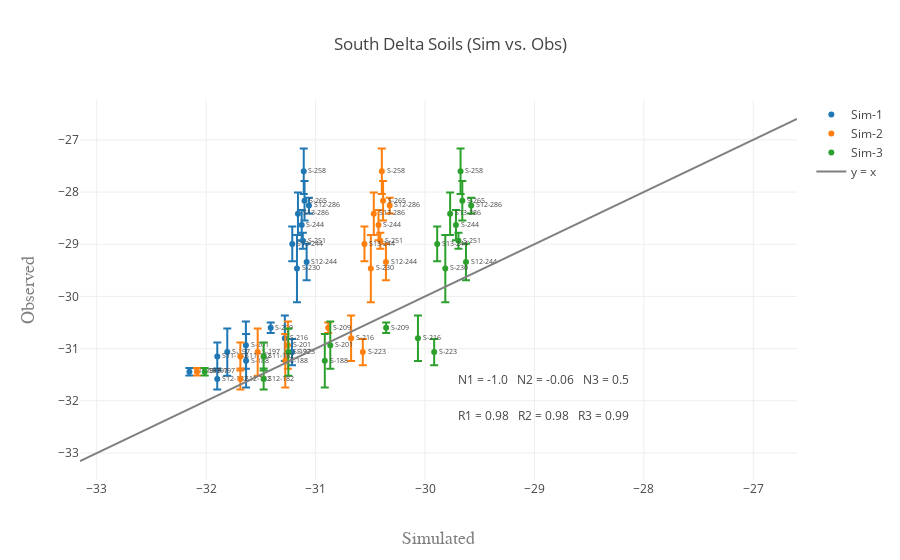

The notebook cell saved with this chart:
### Code cell
data = []
df = delta_dat.loc[delta_dat['Transect'] == 'S']
for folder in range(1, folders + 1):
    df1 = df.loc[df['IDsim'] == ('Sim-' + str(folder))]
    trace = get_scatter(df1, test_var, sd, name=('Sim-' + str(folder)))
    data.append(trace)
    
data.append(get_xy_line(df, test_var, delta=True))

fig = go.Figure(data=data, layout=get_layout(df, test_var, folders, title='South Delta Soils (Sim vs. Obs)', delta=True))
iplot(fig)

### Figure 1 — Plotly figure (JSON) as saved in the notebook; plotly's stock layout.template omitted (floating-point values rounded to 4 significant figures)
{"data": [{"error_y": {"array": [0.2702, 0.2017, 0.35, 0.1513, 0.07071, 0.3338, 0.4073, 0.5132, 0.4509, 0.4509, 0.1, 0.4359, 0.2517, 0.6429, 0.2887, 0.1528, 0.4359, 0.3786], "symmetric": true, "type": "data"}, "mode": "markers+text", "name": "Sim-1", "text": ["S11-182", "S12-182", "S12-244", "S12-286", "S13-197", "S13-244", "S13-286", "S-188", "S-197", "S-201", "S-209", "S-216", "S-223", "S-230", "S-244", "S-251", "S-258", "S-265"], "textfont": {"size": 7}, "textposition": "right", "type": "scatter", "x": [-31.9, -31.9, -31.08, -31.06, -32.15, -31.21, -31.16, -31.64, -31.81, -31.64, -31.41, -31.28, -31.22, -31.17, -31.13, -31.12, -31.11, -31.1], "y": [-31.15, -31.58, -29.34, -28.26, -31.44, -28.99, -28.41, -31.23, -31.07, -30.93, -30.6, -30.8, -31.07, -29.47, -28.63, -28.93, -27.6, -28.17]}, {"error_y": {"array": [0.2702, 0.2017, 0.35, 0.1513, 0.07071, 0.3338, 0.4073, 0.5132, 0.4509, 0.4509, 0.1, 0.4359, 0.2517, 0.6429, 0.2887, 0.1528, 0.4359, 0.3786], "symmetric": true, "type": "data"}, "mode": "markers+text", "name": "Sim-2", "text": ["S11-182", "S12-182", "S12-244", "S12-286", "S13-197", "S13-244", "S13-286", "S-188", "S-197", "S-201", "S-209", "S-216", "S-223", "S-230", "S-244", "S-251", "S-258", "S-265"], "textfont": {"size": 7}, "textposition": "right", "type": "scatter", "x": [-31.69, -31.69, -30.36, -30.32, -32.08, -30.55, -30.47, -31.28, -31.53, -31.25, -30.89, -30.68, -30.57, -30.5, -30.43, -30.41, -30.39, -30.38], "y": [-31.15, -31.58, -29.34, -28.26, -31.44, -28.99, -28.41, -31.23, -31.07, -30.93, -30.6, -30.8, -31.07, -29.47, -28.63, -28.93, -27.6, -28.17]}, {"error_y": {"array": [0.2702, 0.2017, 0.35, 0.1513, 0.07071, 0.3338, 0.4073, 0.5132, 0.4509, 0.4509, 0.1, 0.4359, 0.2517, 0.6429, 0.2887, 0.1528, 0.4359, 0.3786], "symmetric": true, "type": "data"}, "mode": "markers+text", "name": "Sim-3", "text": ["S11-182", "S12-182", "S12-244", "S12-286", "S13-197", "S13-244", "S13-286", "S-188", "S-197", "S-201", "S-209", "S-216", "S-223", "S-230", "S-244", "S-251", "S-258", "S-265"], "textfont": {"size": 7}, "textposition": "right", "type": "scatter", "x": [-31.47, -31.47, -29.63, -29.58, -32.01, -29.89, -29.77, -30.92, -31.25, -30.87, -30.36, -30.06, -29.92, -29.81, -29.72, -29.69, -29.68, -29.66], "y": [-31.15, -31.58, -29.34, -28.26, -31.44, -28.99, -28.41, -31.23, -31.07, -30.93, -30.6, -30.8, -31.07, -29.47, -28.63, -28.93, -27.6, -28.17]}, {"marker": {"color": "grey", "opacity": 0.9}, "mode": "lines", "name": "y = x", "type": "scatter", "x": [-33.15, -26.6], "y": [-33.15, -26.6]}], "layout": {"annotations": [{"showarrow": false, "text": "R1 = 0.98\n \nR2 = 0.98\n \nR3 = 0.99\n \n", "x": -28.88, "y": -32.28}, {"showarrow": false, "text": "N1 = -1.0\n \nN2 = -0.06\n \nN3 = 0.5\n \n", "x": -28.88, "y": -31.58}], "showlegend": true, "title": "South Delta Soils (Sim vs. Obs)", "xaxis": {"title": "Simulated", "titlefont": {"color": "#7f7f7f", "family": "Courier New, monospace", "size": 18}}, "yaxis": {"title": "Observed", "titlefont": {"color": "#7f7f7f", "family": "Courier New, monospace", "size": 18}}}}
